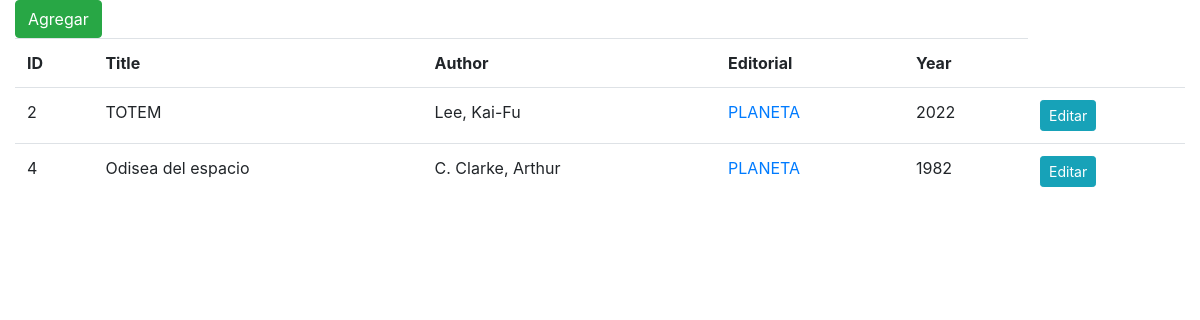
The app's page /catalog/Planeta/books with its own data.
### catalog/models.py (models this page shows, shortened)
class Book(models.Model):
    title       = models.CharField(max_length=45)
    year        = models.IntegerField()
    editorial   = models.CharField(max_length=25)
    volume      = models.IntegerField(null=True)
    price       = models.FloatField(null=True)
    author = models.ForeignKey(Author,
        on_delete=models.CASCADE,
        null=True)
    def __str__(self):
        return self.title

class Author(models.Model):
    first_name = models.CharField(max_length=30)
    last_name = models.CharField(max_length=30)
    nationality = models.CharField(max_length=50)
    genere = models.CharField(max_length=15)
    def __str__(self):
        return f"{self.last_name}, {self.first_name}"

### catalog/views.py (the view)
# urls.py: path('catalog/<editorial>/books', views.get_books_by_editorial)
def get_books_by_editorial(request, editorial):
    books = Book.objects.filter(editorial=editorial)
    year = request.GET.get("year")
    if year != None:
        books = books.filter(year=year)
    return render(request, 'catalog/index.html', {'books': books})

### catalog/templates/catalog/index.html
{% extends "layout.html" %}
{% block content %}
    <a href="/catalog/books" class="btn btn-success">Agregar</a>
    <table boder="1" class="table">
        {% load format_name %}
        <tr>
            <th>ID</th>
            <th>Title</th>
            <th>Author</th>
            <th>Editorial</th>
            <th>Year</th>
        </tr>
        {% for book in books %}
            <tr>
                <td>{{ book.id }}</td>
                <td>{{ book.title }}</td>
                <td>{{ book.author }}</code></td>
                <td>
                    <a href ="/catalog/{{book.editorial}}/books">
                        {{book.editorial | upper }}
                    </a>
                </td>
                <td>{{ book.year | add:"2" }}</td>
                <td>
                    <a class="btn btn-sm btn-info"
                        href="/book/{{book.id}}">
                        Editar
                    </a>
                </td>
            </tr>
        {% endfor %}
    </table>
{% endblock %}

### records on screen
Book: id "2", title "TOTEM", author "Lee, Kai-Fu", editorial "PLANETA", year|add "2022"
Book: id "4", title "Odisea del espacio", author "C. Clarke, Arthur", editorial "PLANETA", year|add "1982"
